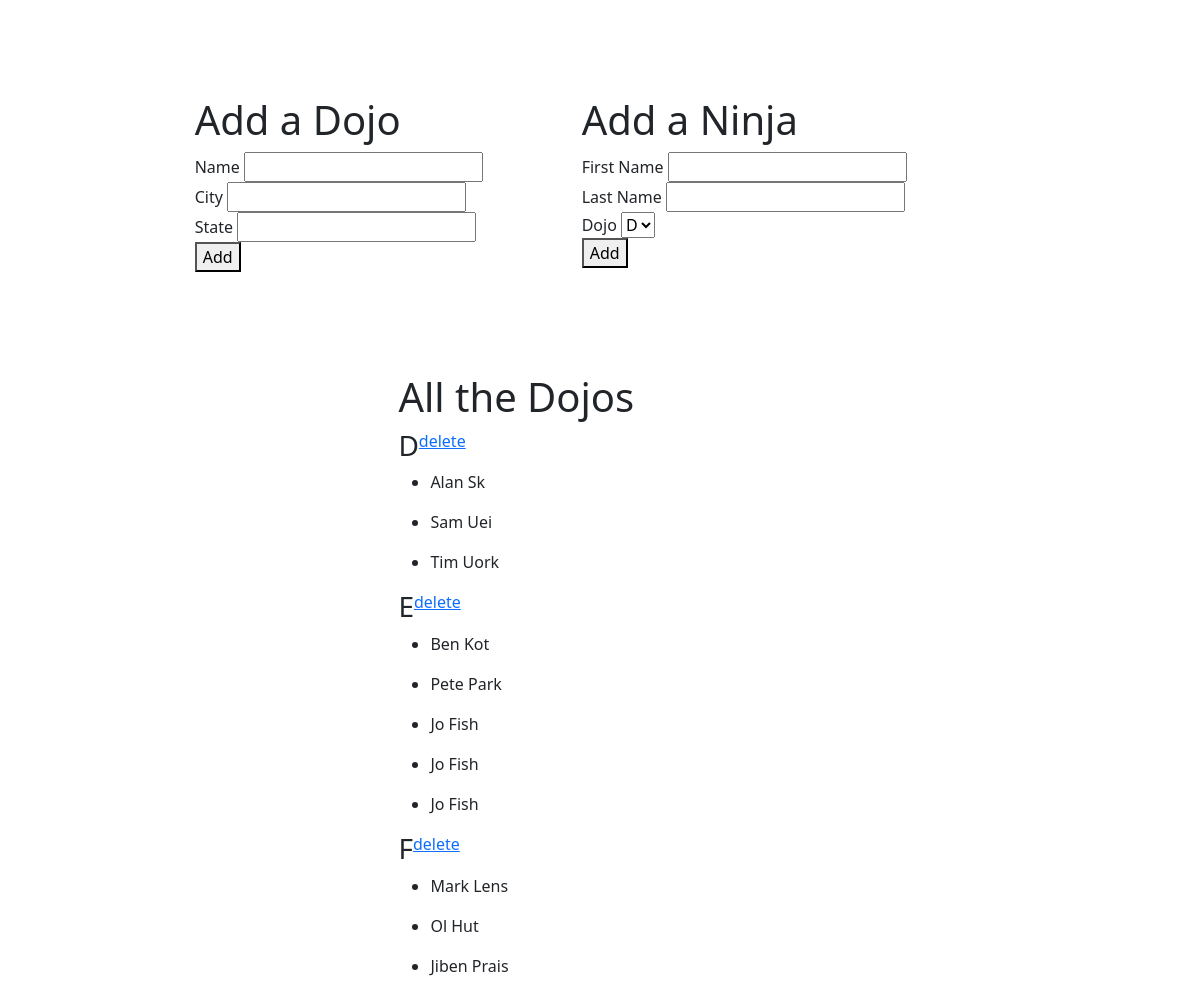
The page / on the database its author committed.
### dojo_ninjas_app/models.py (models this page shows)
class Dojo(models.Model):
    name = models.CharField(max_length =255)
    city = models.CharField(max_length =255)
    email_address = models.CharField(max_length =255)
    state = models.CharField(max_length= 2)
    desc = models.CharField(max_length=255)
    created_at = models.DateTimeField(auto_now_add=True)
    updated_at = models.DateTimeField(auto_now=True)

class Ninja(models.Model):
    first_name = models.CharField(max_length =255)
    last_name = models.CharField(max_length =255)
    dojo = models.ForeignKey(Dojo, related_name="ninjas", on_delete = models.CASCADE)
    created_at = models.DateTimeField(auto_now_add=True)
    updated_at = models.DateTimeField(auto_now=True)

### dojo_ninjas_app/views.py (the view)
def index(request):
    all_dojos = Dojo.objects.all().order_by('name')
    dojo_ninjas = {}
    for dojo in all_dojos:
        dojo_ninjas[dojo] = dojo.ninjas.all()
    return render(request, 'index.html', {'all_dojos': all_dojos, 'dojo_ninjas': dojo_ninjas})

### dojo_ninjas_app/templates/index.html (shortened to what this page needs)
<!DOCTYPE html>
<html lang="en">
<head>
    <link href="https://cdn.jsdelivr.net/npm/bootstrap@5.3.2/dist/css/bootstrap.min.css" rel="stylesheet">
</head>
<body class="m" style="margin: 8%;">
    <div class="cont">
        <div class="top d-flex justify-content-evenly">
            <div class="left">
                <form action="/create/dojo" method="POST">
                    <h1>Add a Dojo</h1>
                    <div>
                        <label for="name">Name</label>
                        <input type="text" name="name">
                    </div>
                    <div>
                        <label for="city">City</label>
                        <input type="text" name="city">
                    </div>
                    <div>
                        <label for="state">State</label>
                        <input type="text" name="state">
                    </div>
                    <button type="submit">Add</button>
                </form>
            </div>
            <div class="right">
                <h1>Add a Ninja</h1>
                <form action="/create/ninja" method="POST">
                    <div>
                        <label for="first_name">First Name</label>
                        <input type="text" name="first_name">
                    </div>
                    <div>
                        <label for="last_name">Last Name</label>
                        <input type="text" name="last_name">
                    </div>
                    <div>
                        <label for="dojo">Dojo</label>
                        <select name="dojo" id="dojo">
                            {% for dojo in all_dojos %}
                                <option value="{{dojo.id}}"> {{dojo.name}} </option>
                            {% endfor %}
                        </select>
                    </div>
                    <button type="submit">Add</button>
                </form>
            </div>
        </div>
        <div class="bottom" style="margin-top: 10%; margin-left: 30%;">
            <h1>All the Dojos</h1>
            {% for dojo in all_dojos %}
            <div class="d-flex">
                <h3> {{dojo.name}} </h3>
                <a href="{% url 'delete_dojo' dojo.id %}">delete</a>
            </div>
                {% for ninja in dojo.ninjas.all %}
                <ul>
                    <li> {{ninja.first_name}} {{ninja.last_name}} </li>
                </ul>
                {% endfor %}
            {% endfor %}
        </div>
    </div>
</body>
</html>

### rows shown on the page
Dojo: name "D"
Ninja: first_name "Alan", last_name "Sk"
Ninja: first_name "Sam", last_name "Uei"
Ninja: first_name "Tim", last_name "Uork"
Dojo: name "E"
Ninja: first_name "Ben", last_name "Kot"
Ninja: first_name "Pete", last_name "Park"
Ninja: first_name "Jo", last_name "Fish"
Ninja: first_name "Jo", last_name "Fish"
Ninja: first_name "Jo", last_name "Fish"
Dojo: name "F"
Ninja: first_name "Mark", last_name "Lens"
Ninja: first_name "Ol", last_name "Hut"
Ninja: first_name "Jiben", last_name "Prais"

### other values the page prints
form field dojo "D"
